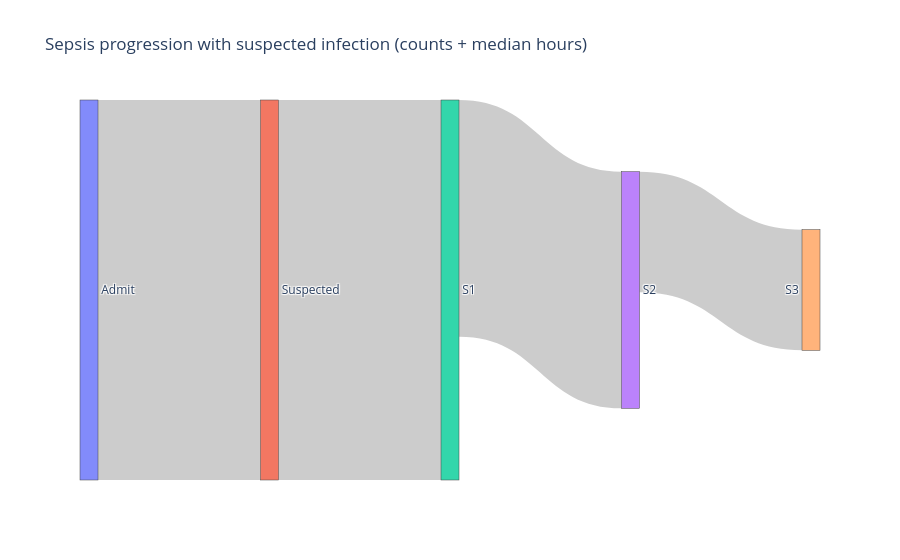

The notebook cell this image was saved under:
### Code cell
import plotly.graph_objects as go

nodes = ["Admit", "Suspected", "S1", "S2", "S3"]
node_idx = {n: i for i, n in enumerate(nodes)}

pdf_links = df_links.to_pandas()

fig = go.Figure(
    go.Sankey(
        node=dict(label=nodes, pad=20, thickness=18),
        link=dict(
            source=pdf_links["source"].map(node_idx),
            target=pdf_links["target"].map(node_idx),
            value=pdf_links["value"],
            customdata=pdf_links["median_hours"],
            hovertemplate=(
                "%{source.label} -> %{target.label}<br>"
                "n=%{value}<br>"
                "median=%{customdata:.1f}h<extra></extra>"
            ),
        ),
    )
)

fig.update_layout(title="Sepsis progression with suspected infection (counts + median hours)")
fig.show()

### Figure 1 — Plotly figure (JSON) as saved in the notebook; plotly's stock layout.template omitted (floating-point values rounded to 4 significant figures)
{"data": [{"link": {"customdata": [-2, 0, 1, 1], "hovertemplate": "%{source.label} -> %{target.label}<br>n=%{value}<br>median=%{customdata:.1f}h<extra></extra>", "source": [0, 1, 2, 3], "target": [1, 2, 3, 4], "value": [4281, 4281, 2666, 1359]}, "node": {"label": ["Admit", "Suspected", "S1", "S2", "S3"], "pad": 20, "thickness": 18}, "type": "sankey"}], "layout": {"title": {"text": "Sepsis progression with suspected infection (counts + median hours)"}}}
